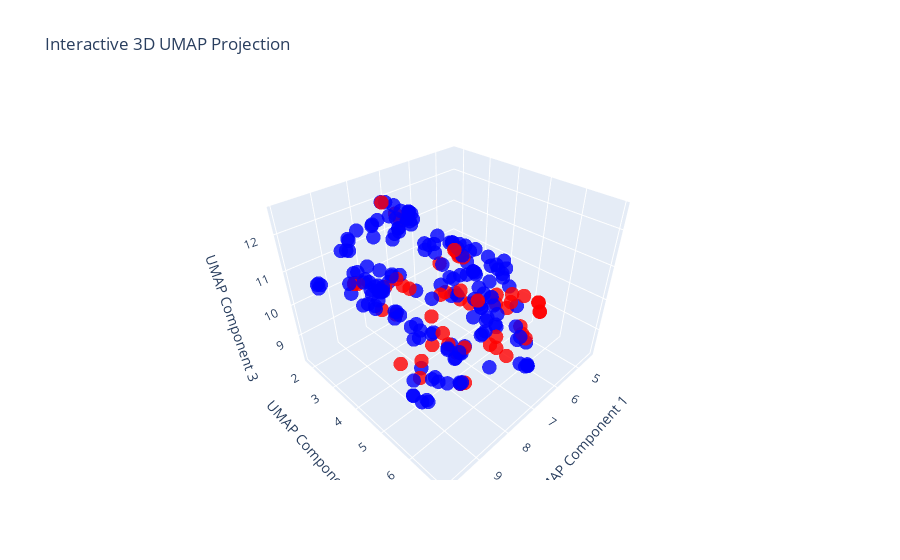

Source (notebook cell):
### Code cell
from mpl_toolkits.mplot3d import Axes3D 
import re
import plotly.graph_objects as go

model = umap.UMAP(
            n_neighbors=5,
            n_components=3, 
            random_state=42
            )
results = model.fit_transform(features)

colors = []
for filename in filenames:
    year_part = filename.split('_')[0]

    if year_part == 'yyyy':
        colors.append('blue')
    else:
        year = int(year_part)
        if year < 1908:
            colors.append('blue')
        else:
            colors.append('red')

image_paths = [os.path.abspath(os.path.join(folder_path, f)) for f in filenames]

hover_texts = [f'<b>{f}</b>' for f in filenames]

fig = go.Figure(data=[go.Scatter3d(
    x=results[:, 0], y=results[:, 1], z=results[:, 2],
    mode='markers',
    marker=dict(size=5, color=colors, opacity=0.8),
    text=hover_texts
)])

fig.update_layout(
    title="Interactive 3D UMAP Projection",
    scene=dict(
        xaxis_title="UMAP Component 1",
        yaxis_title="UMAP Component 2",
        zaxis_title="UMAP Component 3"
    )
)

fig.show()

### Figure 1 — Plotly figure (JSON) as saved in the notebook; plotly's stock layout.template omitted (floating-point values rounded to 4 significant figures; data arrays with more than 128 entries replaced by an {"elided": "..."} marker saying what was removed)
{"data": [{"marker": {"color": {"elided": "224 str values"}, "opacity": 0.8, "size": 5}, "mode": "markers", "text": {"elided": "224 str values"}, "type": "scatter3d", "x": {"elided": "224 float values"}, "y": {"elided": "224 float values"}, "z": {"elided": "224 float values"}}], "layout": {"scene": {"xaxis": {"title": {"text": "UMAP Component 1"}}, "yaxis": {"title": {"text": "UMAP Component 2"}}, "zaxis": {"title": {"text": "UMAP Component 3"}}}, "title": {"text": "Interactive 3D UMAP Projection"}}}
